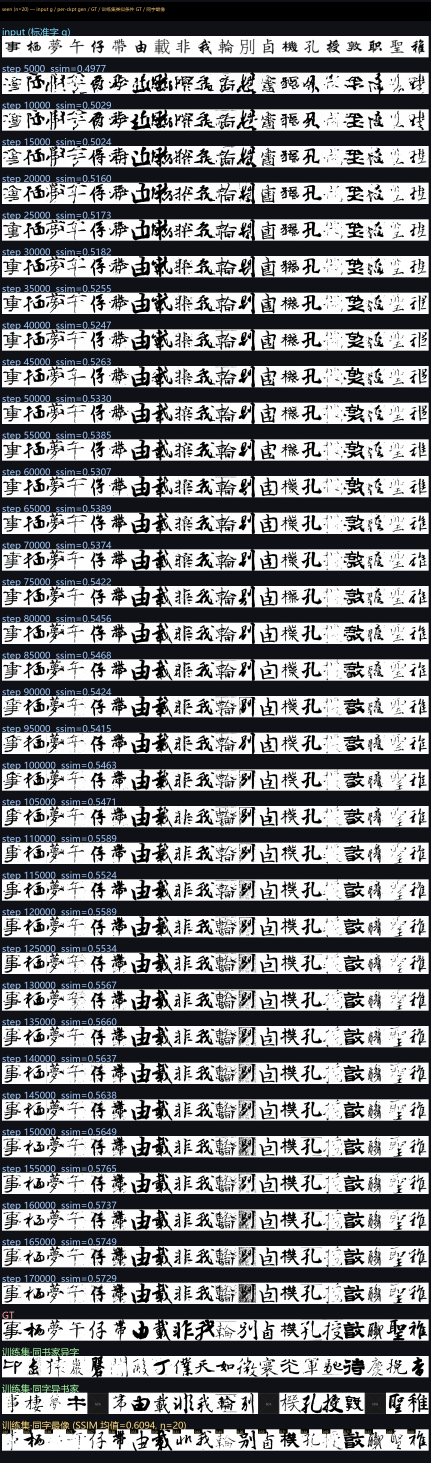
#> input picture assets/v88_review_20261016/seen_poster.png, 1292 x 4388 px (shown at 1/3 size)
$ python -i make_seen_poster.py   (imports and definitions only)
#> lines starting #> are read from the running program, lines starting #| are printed output that depends on the picture; after the words box and inside, x2 and y2 are one past the last pixel; in counts of white or black regions, pixels touching at a corner belong together
#> further down, picture is the input picture: PIL image 1292x4388 RGB; mean R, G, B 120, 121.3, 123.9
#!/usr/bin/env python
# -*- coding: utf-8 -*-
"""Seen samples poster: 单独一张，展示训练集样本的生成结果 vs GT。
布局（时间升序向下）：
  顶部：实验名
  每个 seen step 行：标签行(step) + 图片行(gen|canny|skel, 5 样本)
  GT 行：对映最后 step 的 ground truth
底部注释
"""
import os, re, sys, glob, argparse, datetime
import numpy as np
from PIL import Image, ImageDraw, ImageFont
import cv2
from skimage.morphology import skeletonize

CELL = 224
GAP = 6
BG = (15, 17, 22)
CELL_BG = (40, 40, 40)
GT_BG = (50, 50, 50)
GRID = (70, 78, 90)
HEADER_H = 56
LABEL_H = 56
LABEL_FONT = 48


def _step_key(d):
    m = re.search(r"step(\d+)", os.path.basename(d))
    return int(m.group(1)) if m else 0


# [8 lines left out: function _complete_step_dirs, not called in this run]


def _gray_bt601(pil_img):
    a = np.asarray(pil_img.convert("RGB"), dtype=np.float32)
    return 0.299 * a[..., 0] + 0.587 * a[..., 1] + 0.114 * a[..., 2]


def canny_edges(pil_img):
    gray = _gray_bt601(pil_img)
    kx = np.array([[-1, 0, 1], [-2, 0, 2], [-1, 0, 1]], dtype=np.float32)
    ky = np.array([[-1, -2, -1], [0, 0, 0], [1, 2, 1]], dtype=np.float32)
    gx = cv2.filter2D(gray, -1, kx, borderType=cv2.BORDER_REFLECT)
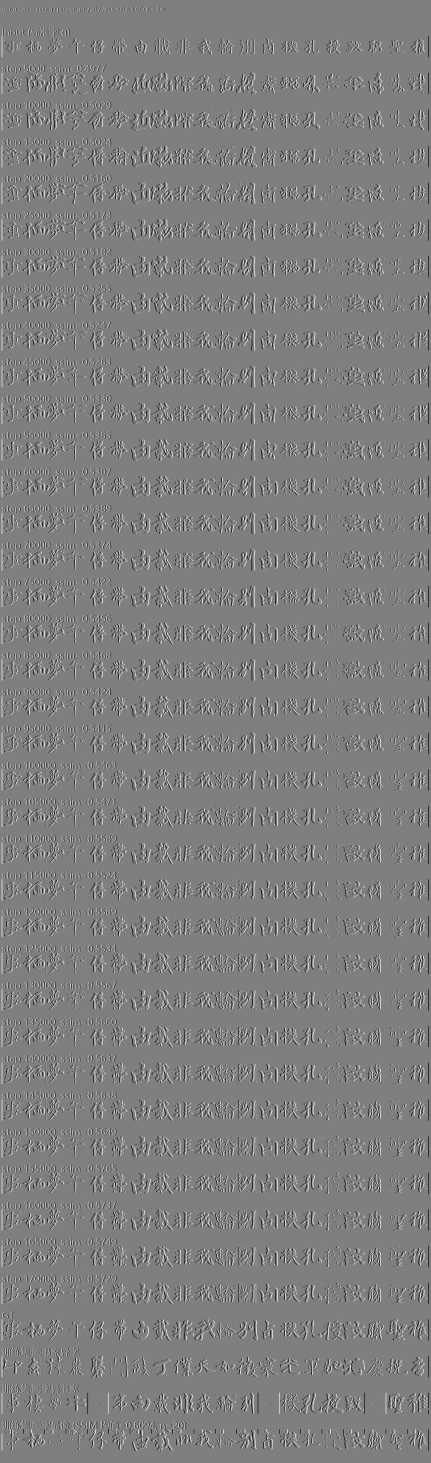
#> gx: shape (4388, 1292) float32 (shown at 1/3 size); min -1020, max 1020, mean 0; drawn with min black and max white
    gy = cv2.filter2D(gray, -1, ky, borderType=cv2.BORDER_REFLECT)
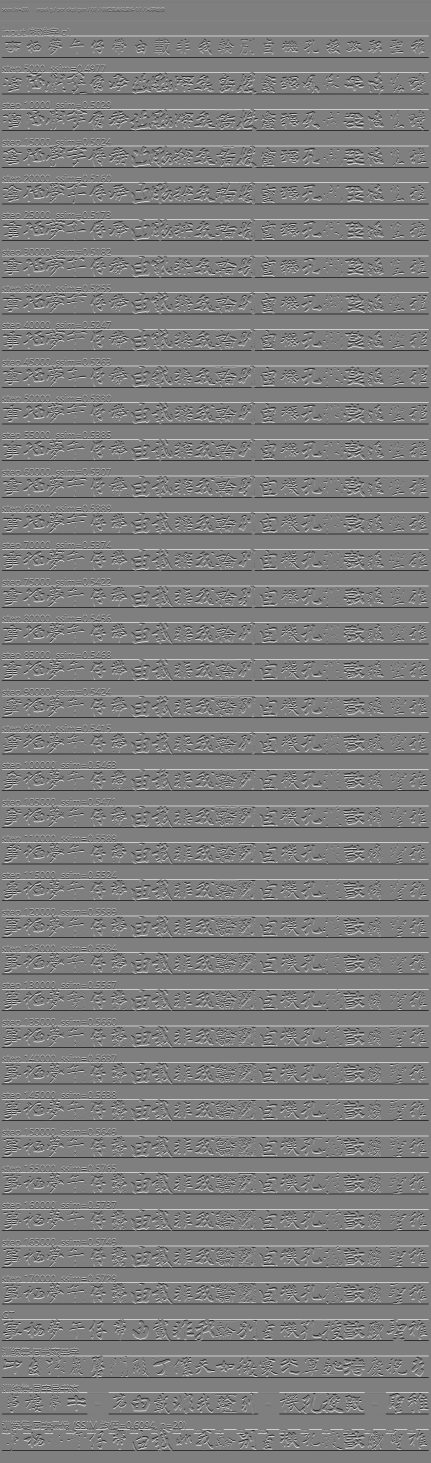
#> gy: shape (4388, 1292) float32 (shown at 1/3 size); min -1020, max 1020, mean 0; drawn with min black and max white
    mag = np.sqrt(gx ** 2 + gy ** 2)
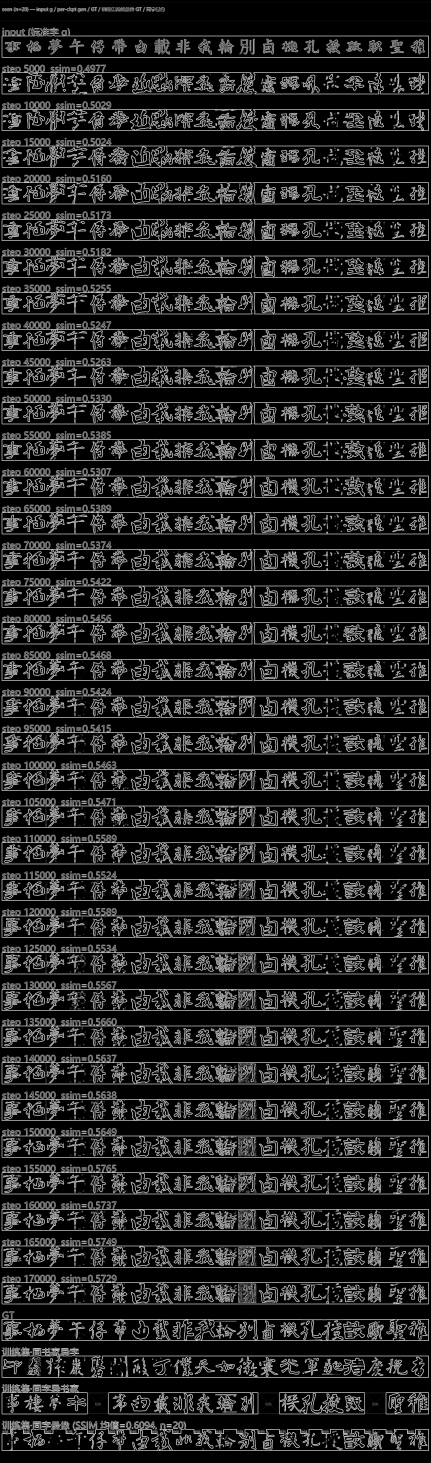
#> mag: shape (4388, 1292) float32 (shown at 1/3 size); min 0, max 1112.9, mean 156.3; drawn with min black and max white
    return Image.fromarray((mag > 150).astype(np.uint8) * 255).convert("RGB")
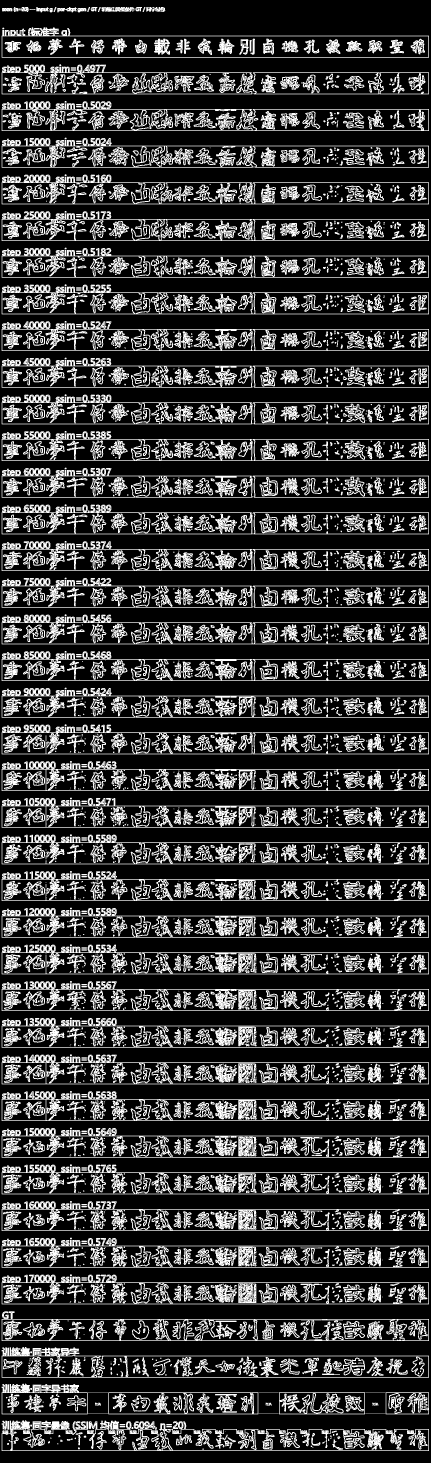
#> returned value: PIL image 1292x4388 RGB (shown at 1/3 size); 22.3% white; 2725 white regions (973 under 20 px), largest, box (x1, y1, x2, y2) and area: (5, 4261, 1287, 4353) 27540, (5, 194, 1287, 283) 18957, (5, 414, 1287, 503) 17285


# [124 lines left out: functions skeleton, _load_cell, _paste_cells, _detect_n, main, not called in this run]

# [2 lines not run here, left out]

>>> from PIL import Image
>>> picture = Image.open('../assets/v88_review_20261016/seen_poster.png')
>>> result = canny_edges(picture)
